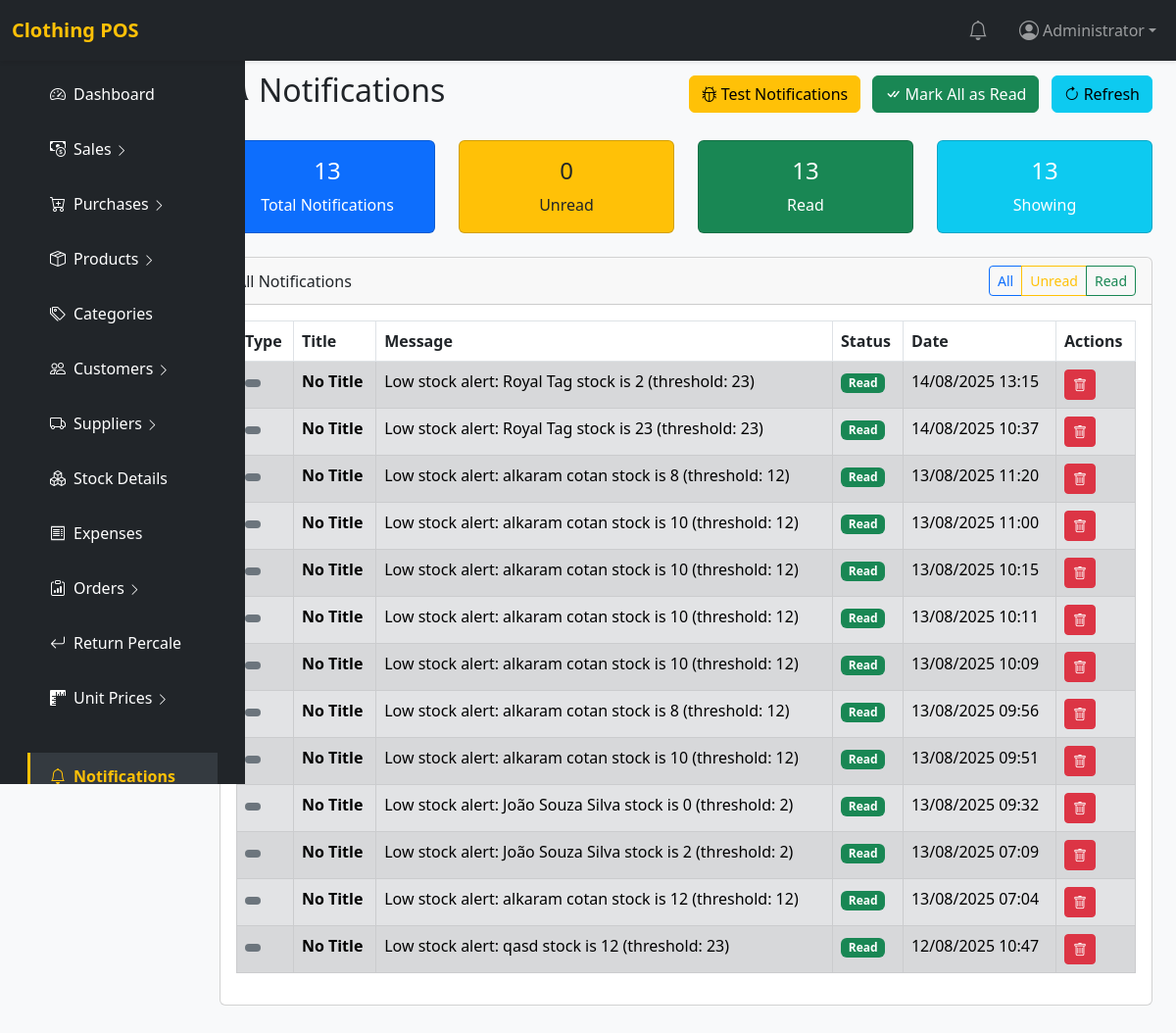
/notifications.php (signed in), run on an earlier commit of the app's database.
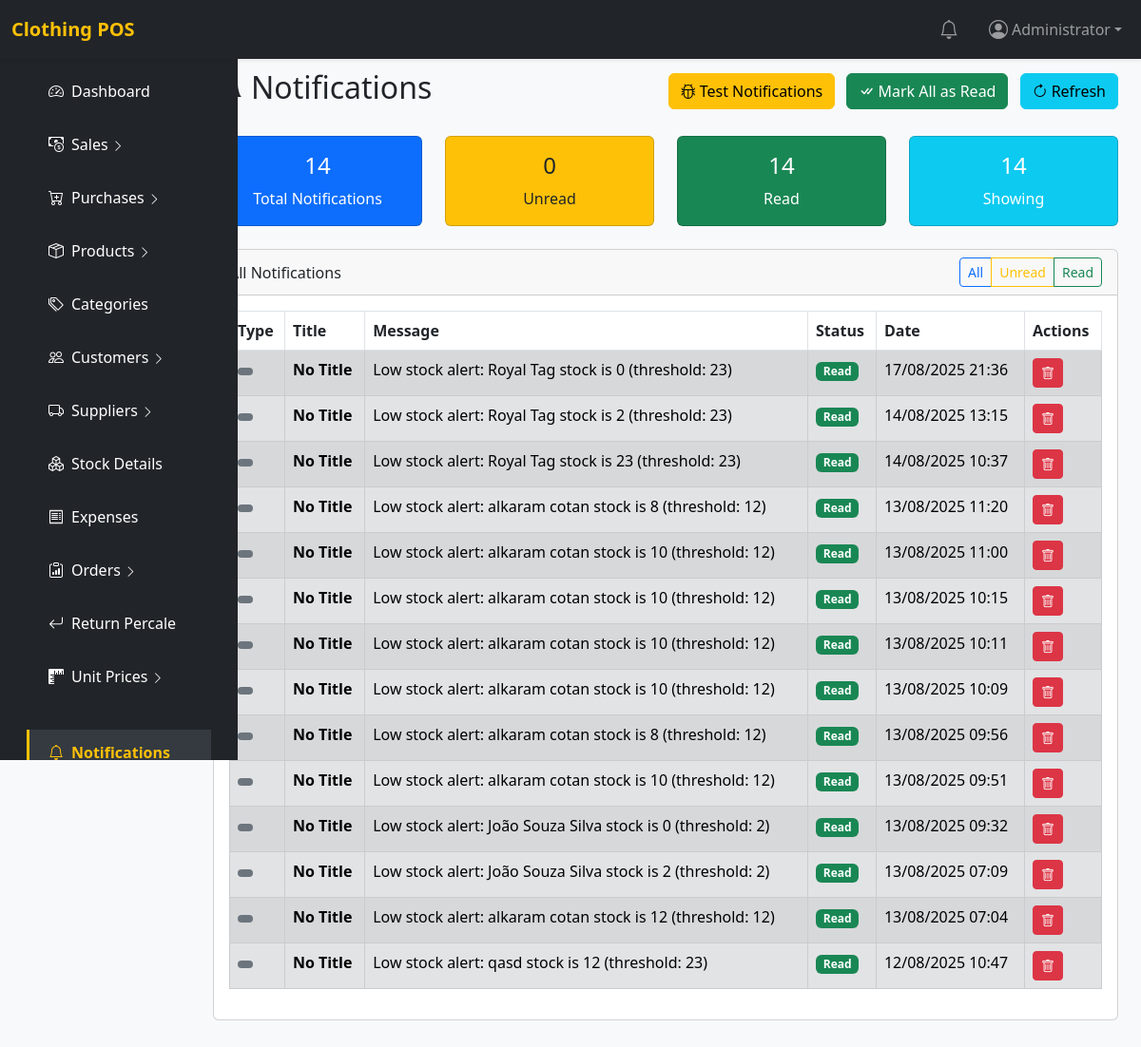
And on a later commit of the database.
### tables this page shows
CREATE TABLE `notifications` (
  `id` int(11) NOT NULL,
  `user_id` int(11) NOT NULL,
  `title` varchar(255) NOT NULL,
  `message` text NOT NULL,
  `type` enum('info','success','warning','error') NOT NULL DEFAULT 'info',
  `is_read` tinyint(1) NOT NULL DEFAULT 0,
  `created_at` timestamp NOT NULL DEFAULT current_timestamp()
);

### includes/notifications.php (called while the page is built, shortened)
<?php
function get_user_notifications($user_id, $limit = 50, $offset = 0, $unread_only = false) {
    global $pdo;
    try {
        $where_clause = "WHERE user_id = ?";
        $params = [$user_id];
        $stmt = $pdo->prepare("
            SELECT * FROM notifications
            {$where_clause}
            ORDER BY created_at DESC
            LIMIT ? OFFSET ?
        ");
        $params[] = $limit;
        $params[] = $offset;
        $stmt->execute($params);
        return $stmt->fetchAll(PDO::FETCH_ASSOC);
    } catch (Exception $e) {
        error_log("Error getting user notifications: " . $e->getMessage());
        return [];
    }
}
function get_notification_stats() {
    global $pdo;
    try {
        $stats = [];
        $stmt = $pdo->query("SELECT COUNT(*) FROM notifications");
        $stats['total'] = $stmt->fetchColumn();
        $stmt = $pdo->query("SELECT COUNT(*) FROM notifications WHERE is_read = 0");
        $stats['unread'] = $stmt->fetchColumn();
        $stmt = $pdo->query("SELECT type, COUNT(*) as count FROM notifications GROUP BY type");
        $stats['by_type'] = $stmt->fetchAll(PDO::FETCH_ASSOC);
        $stmt = $pdo->query("
            SELECT DATE(created_at) as date, COUNT(*) as count
            FROM notifications
            WHERE created_at >= DATE_SUB(NOW(), INTERVAL 7 DAY)
            GROUP BY DATE(created_at)
            ORDER BY date DESC
        ");
        $stats['by_date'] = $stmt->fetchAll(PDO::FETCH_ASSOC);
        return $stats;
    } catch (Exception $e) {
        error_log("Error getting notification stats: " . $e->getMessage());
        return [];
    }
}
?>

### notifications.php (the view, shortened to what the changed rows need)
<?php
require_once 'includes/config.php';
require_once 'includes/notifications.php';
$user_id = $_SESSION['user_id'];
$notifications = get_user_notifications($user_id, 100, 0, false);
$stats = get_notification_stats();
function get_notification_type_color($type) {
    $colors = [
        'info' => 'info',
        'success' => 'success',
        'warning' => 'warning',
        'error' => 'danger'
    ];
    return $colors[$type] ?? 'secondary';
}
include 'includes/header.php';
?>
<div class="container-fluid">
    <div class="row">
        <main class="col-md-10 ms-sm-auto px-4 py-5" style="margin-top: 25px;">
            <div class="d-flex justify-content-between align-items-center mb-4">
                <h2><i class="bi bi-bell me-2"></i>Notifications</h2>
            </div>
            <div class="row mb-4">
                <div class="col-md-3">
                    <div class="card bg-primary text-white">
                        <div class="card-body text-center">
                            <h4><?= $stats['total'] ?? 0 ?></h4>
                            <p class="mb-0">Total Notifications</p>
                        </div>
                    </div>
                </div>
                <div class="col-md-3">
                    <div class="card bg-success text-white">
                        <div class="card-body text-center">
                            <h4><?= count(array_filter($notifications, function($n) { return $n['is_read'] == 1; })) ?></h4>
                            <p class="mb-0">Read</p>
                        </div>
                    </div>
                </div>
                <div class="col-md-3">
                    <div class="card bg-info text-white">
                        <div class="card-body text-center">
                            <h4><?= count($notifications) ?></h4>
                            <p class="mb-0">Showing</p>
                        </div>
                    </div>
                </div>
            </div>
            <div class="card">
                <div class="card-body table-responsive">
                    <table class="table table-bordered table-striped">
                        <thead>
                            <tr>
                                <th>Type</th>
                                <th>Title</th>
                                <th>Message</th>
                                <th>Status</th>
                                <th>Date</th>
                                <th>Actions</th>
                            </tr>
                        </thead>
                        <tbody>
                            <?php foreach ($notifications as $n): ?>
                                <tr class="notification-row <?= $n['is_read'] ? 'table-secondary' : '' ?>" data-status="<?= $n['is_read'] ? 'read' : 'unread' ?>">
                                    <td>
                                        <span class="badge bg-<?= get_notification_type_color($n['type']) ?>">
                                        </span>
                                    </td>
                                    <td>
                                        <strong><?= htmlspecialchars($n['title'] ?: 'No Title') ?></strong>
                                    </td>
                                    <td><?= htmlspecialchars($n['message']) ?></td>
                                    <td>
                                        <?php if ($n['is_read']): ?>
                                            <span class="badge bg-success">Read</span>
                                        <?php else: ?>
                                            <span class="badge bg-warning text-dark">Unread</span>
                                        <?php endif; ?>
                                    </td>
                                    <td><?= date('d/m/Y H:i', strtotime($n['created_at'])) ?></td>
                                    <td>
                                        <div class="btn-group" role="group">
                                            <a href="notifications.php?delete=<?= $n['id'] ?>" class="btn btn-sm btn-danger" title="Delete" onclick="return confirm('Are you sure you want to delete this notification?')">
                                                <i class="bi bi-trash"></i>
                                            </a>
                                        </div>
                                    </td>
                                </tr>
                            <?php endforeach; ?>
                        </tbody>
                    </table>
                </div>
            </div>
        </main>
    </div>
</div>
<?php include 'includes/footer.php'; ?>

What changed in the data, as far as the page shows it:
added notifications: title "No Title", message "Low stock alert: Royal Tag stock is 0 (threshold: 23)", is_read "Read", created_at "17/08/2025 21:36"
Also different on the page:
$stats['total']: "13" → "14"
count($notifications): "13" → "14"
text no longer shown: "13"
text now shown: "14"
